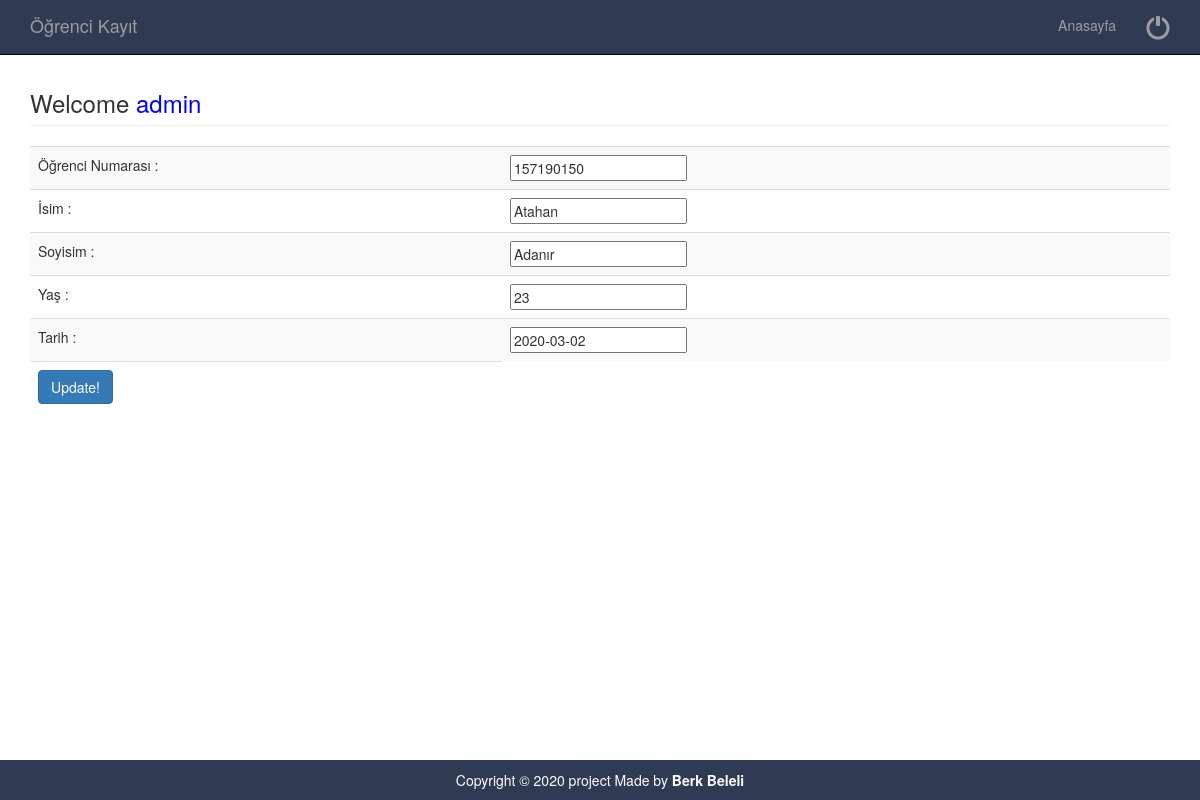
The app's page /StudUpd.php?StudentNo=157190150 (signed in) with its own data.
### tables this page shows
CREATE TABLE `studenttable` (
  `StudentNo` bigint(20) NOT NULL,
  `Name` varchar(30) NOT NULL,
  `SurName` varchar(30) NOT NULL,
  `Age` int(10) NOT NULL,
  `Date` date NOT NULL,
  `Courses` varchar(30)  	
);

### StudUpd.php (the view, shortened to what this page needs)
<?php
$userid = $_SESSION[ "uAdmin" ];
?>
<?php include('LoginHead.php'); ?>
<div class="container">
	<div class="row">
		<div class="col-md-12">
			<h3 class="page-header">Welcome <a href="StudentDet"><?php echo "<span style='color:blue'>".$userid."</span>";?></a> </h3>
			<?php
			include( "database.php" );
			$getstud = $_GET[ 'StudentNo' ];
			$sql = "select * from  studenttable where StudentNo=$getstud";
			$result = mysqli_query( $connect, $sql );
			while ( $row = mysqli_fetch_array( $result ) ) {
				?>
			<form action="" method="POST" name="update">
			<table class='table table-striped' >
			<tr>
				<div class="form-group">
				<td>	Öğrenci Numarası : </td><td> <input type="text" name="studno" value="<?php echo $row['StudentNo']; ?>" readonly></td>
				</div>
			</tr>
			<tr>
				<div class="form-group">
				<td>	İsim : </td><td> <input type="text" name="name" value="<?php echo $row['Name']; ?>"></td>
				</div>
			</tr>
			<tr>
				<div class="form-group">
				<td>	Soyisim :</td><td> <input type="text" name="surnme" value="<?php echo $row['SurName']; ?>"><br> </td>
				</div>
			</tr>
			<tr>
				<div class="form-group">
				<td>	Yaş : </td><td> <input type="text" name="age" value="<?PHP echo $row['Age'];?>"><br> </td>
				</div>
			</tr>
			<tr>
				<div class="form-group">
				<td>	Tarih : </td><td>  <input type="text" name="dte" value="<?PHP echo $row['Date'];?>"> </td>
				</div>
			</tr>
			<tr>
				<div class="form-group">
				<td>	<input type="submit" value="Update!" name="update" class="btn btn-primary"></td>
				</div>
				</table>
			</form>
			<?php
			}
			?>
		</div>
	</div>
	<?php include('foot.php'); ?>

### css/modern-business.css (style rules this page uses)
html, body { height: 100%; }
body { padding-top: 50px; }

### records on screen
studenttable: studno "157190150", name "Atahan", surnme "Adanır", age "23", dte "2020-03-02"

### other values on screen
$userid "admin"
